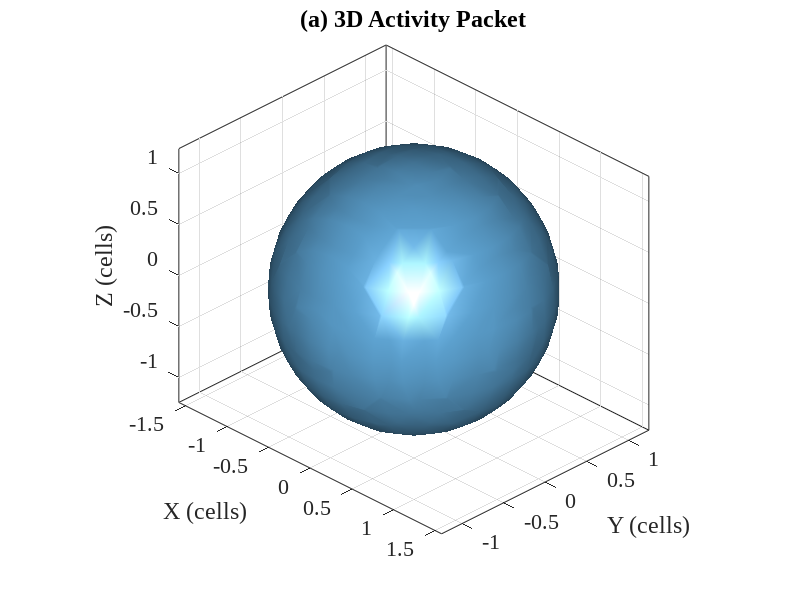
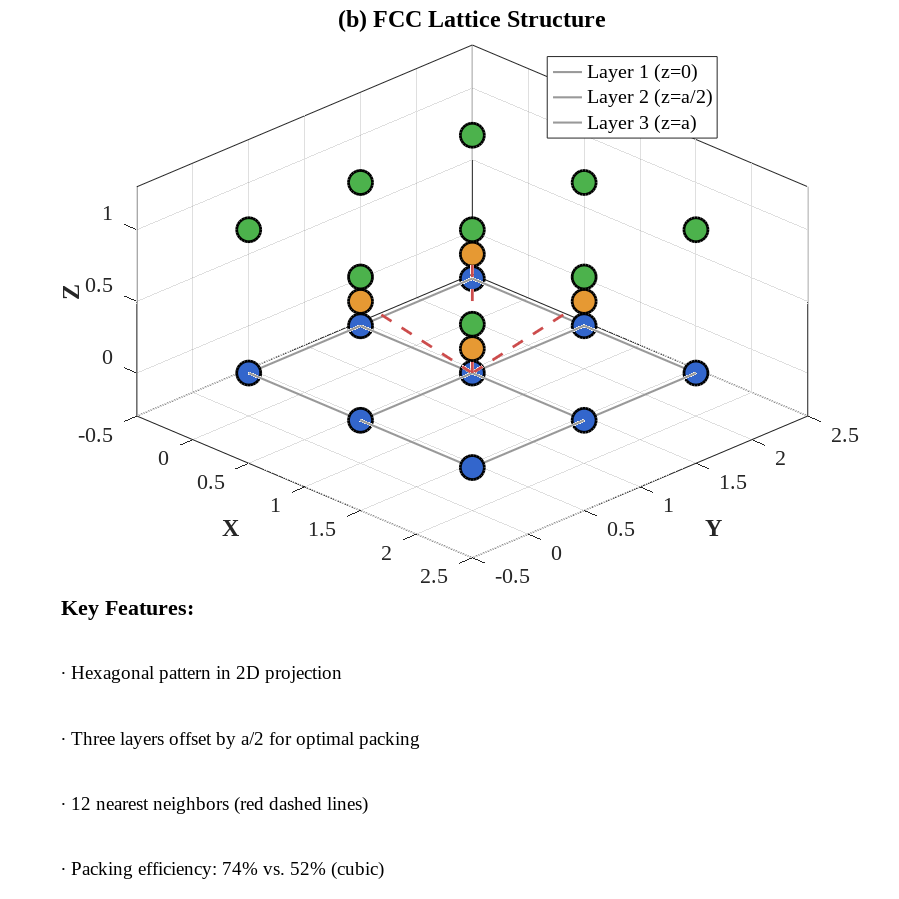
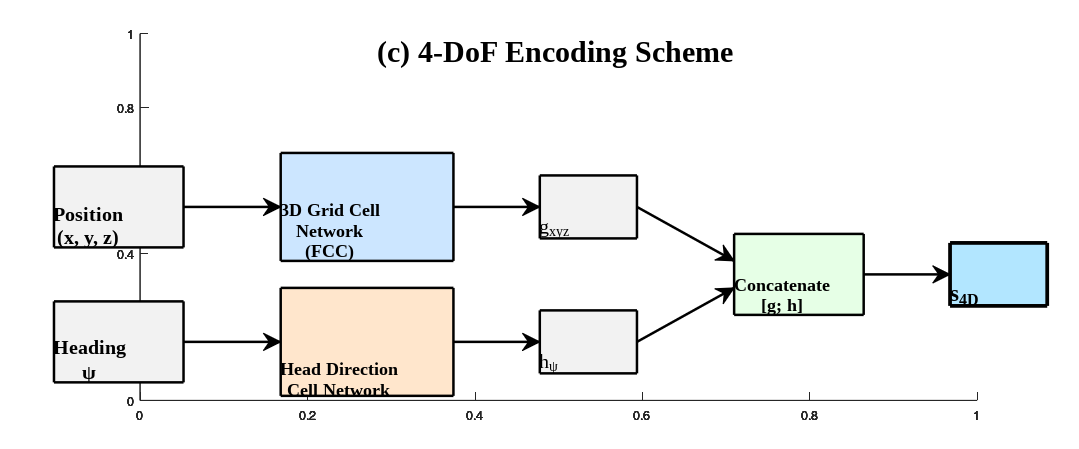

Here is the MATLAB script that generated these plots, in order:
%% 生成Figure 4的三个子图 - 分别独立保存
% 输出路径: E:\Neuro_end\neuro\kbs\kbs_1\fig\
% 文件名: 1.pdf, 2.pdf, 3.pdf

clear; close all;

output_dir = 'E:\Neuro_end\neuro\kbs\kbs_1\fig\';
if ~exist(output_dir, 'dir')
    mkdir(output_dir);
end

%% ========== 子图1: 3D Activity Packet ==========
fprintf('生成子图1: 3D Activity Packet...\n');

fig1 = figure('Position', [100, 100, 800, 600], 'Color', 'w');
set(fig1, 'PaperPositionMode', 'auto');

% 创建3D高斯分布
[X, Y, Z] = meshgrid(-3:0.2:3, -3:0.2:3, -3:0.2:3);
center = [0, 0, 0];
sigma = 0.8;
G = exp(-((X-center(1)).^2 + (Y-center(2)).^2 + (Z-center(3)).^2)/(2*sigma^2));

% 绘制多层等值面
hold on;
levels = [0.3, 0.5, 0.7];
colors = [0.4 0.7 0.9; 0.3 0.6 0.85; 0.2 0.5 0.8];

for i = 1:length(levels)
    p = patch(isosurface(X, Y, Z, G, levels(i)));
    set(p, 'FaceColor', colors(i,:), 'EdgeColor', 'none', ...
        'FaceAlpha', 0.4, 'FaceLighting', 'gouraud');
end

% 坐标轴设置
xlabel('X (cells)', 'FontName', 'Times New Roman', 'FontSize', 18);
ylabel('Y (cells)', 'FontName', 'Times New Roman', 'FontSize', 18);
zlabel('Z (cells)', 'FontName', 'Times New Roman', 'FontSize', 18);
title('(a) 3D Activity Packet', 'FontName', 'Times New Roman', ...
    'FontSize', 24, 'FontWeight', 'bold');

% 添加说明文字
text(0, -3.5, -3.5, 'Gaussian spread: \sigma = 6 cells', ...
    'FontName', 'Times New Roman', 'FontSize', 16, ...
    'HorizontalAlignment', 'center');

grid on;
axis equal;
view(45, 30);
lighting gouraud;
camlight('headlight');
set(gca, 'FontName', 'Times New Roman', 'FontSize', 16);
box on;

% 保存
print(fig1, fullfile(output_dir, '1.pdf'), '-dpdf', '-r300');
fprintf('✓ 子图1保存完成: %s\n', fullfile(output_dir, '1.pdf'));

%% ========== 子图2: FCC Lattice Structure ==========
fprintf('生成子图2: FCC Lattice Structure...\n');

fig2 = figure('Position', [100, 100, 900, 900], 'Color', 'w');
set(fig2, 'PaperPositionMode', 'auto');
set(fig2, 'PaperUnits', 'inches');
set(fig2, 'PaperSize', [9, 9]);

% 创建主绘图区域（上方65%）
ax_main = axes('Position', [0.1, 0.38, 0.85, 0.57]);

% FCC晶格的三层结构 - 使用更清晰的布局
a = 1; % 晶格常数

% 第一层 (z=0) - 深蓝色
layer1_x = [0, a, 2*a, 0, a, 2*a, 0, a, 2*a];
layer1_y = [0, 0, 0, a, a, a, 2*a, 2*a, 2*a];
layer1_z = zeros(size(layer1_x));

% 第二层 (z=a/2) - 橙色（插入到第一层的间隙中）
layer2_x = [a/2, 3*a/2, a/2, 3*a/2];
layer2_y = [a/2, a/2, 3*a/2, 3*a/2];
layer2_z = ones(size(layer2_x)) * a/2;

% 第三层 (z=a) - 绿色（与第一层对齐）
layer3_x = layer1_x;
layer3_y = layer1_y;
layer3_z = ones(size(layer1_x)) * a;

hold(ax_main, 'on');

% 绘制连接线（先画线，后画点，这样点在上层）
line_color = [0.6 0.6 0.6];
line_width = 1.5;

% 层内连接 - Layer 1
for i = 1:length(layer1_x)
    for j = i+1:length(layer1_x)
        dist = sqrt((layer1_x(i)-layer1_x(j))^2 + (layer1_y(i)-layer1_y(j))^2);
        if abs(dist - a) < 0.1
            plot3(ax_main, [layer1_x(i), layer1_x(j)], [layer1_y(i), layer1_y(j)], ...
                [layer1_z(i), layer1_z(j)], 'Color', line_color, 'LineWidth', line_width);
        end
    end
end

% 层间连接 - 展示FCC的12邻居特性
% 选择中心点展示连接
center_idx = 5; % layer1中心点
for j = 1:length(layer2_x)
    dist = sqrt((layer1_x(center_idx)-layer2_x(j))^2 + ...
                (layer1_y(center_idx)-layer2_y(j))^2 + ...
                (layer1_z(center_idx)-layer2_z(j))^2);
    if dist < a*0.9
        plot3(ax_main, [layer1_x(center_idx), layer2_x(j)], ...
            [layer1_y(center_idx), layer2_y(j)], ...
            [layer1_z(center_idx), layer2_z(j)], ...
            'Color', [0.8 0.3 0.3], 'LineWidth', 2, 'LineStyle', '--');
    end
end

% 绘制三层原子（大球体，清晰可见）
scatter3(ax_main, layer1_x, layer1_y, layer1_z, 300, [0.2 0.4 0.8], 'filled', ...
    'MarkerEdgeColor', 'k', 'LineWidth', 2);
scatter3(ax_main, layer2_x, layer2_y, layer2_z, 300, [0.9 0.6 0.2], 'filled', ...
    'MarkerEdgeColor', 'k', 'LineWidth', 2);
scatter3(ax_main, layer3_x, layer3_y, layer3_z, 300, [0.3 0.7 0.3], 'filled', ...
    'MarkerEdgeColor', 'k', 'LineWidth', 2);

% 标注中心原子
plot3(ax_main, layer1_x(center_idx), layer1_y(center_idx), layer1_z(center_idx), ...
    'ro', 'MarkerSize', 15, 'LineWidth', 3);

% 坐标轴设置
xlabel(ax_main, 'X', 'FontName', 'Times New Roman', 'FontSize', 18, 'FontWeight', 'bold');
ylabel(ax_main, 'Y', 'FontName', 'Times New Roman', 'FontSize', 18, 'FontWeight', 'bold');
zlabel(ax_main, 'Z', 'FontName', 'Times New Roman', 'FontSize', 18, 'FontWeight', 'bold');
title(ax_main, '(b) FCC Lattice Structure', 'FontName', 'Times New Roman', ...
    'FontSize', 24, 'FontWeight', 'bold');

% 添加图例（简洁版）
legend(ax_main, {'Layer 1 (z=0)', 'Layer 2 (z=a/2)', 'Layer 3 (z=a)'}, ...
    'FontName', 'Times New Roman', 'FontSize', 16, 'Location', 'northeast', ...
    'Box', 'on');

grid(ax_main, 'on');
axis(ax_main, 'equal');
view(ax_main, 45, 25);
set(ax_main, 'FontName', 'Times New Roman', 'FontSize', 16);
box(ax_main, 'on');
xlim(ax_main, [-0.5, 2.5]);
ylim(ax_main, [-0.5, 2.5]);
zlim(ax_main, [-0.3, 1.3]);

% 添加光照效果
lighting(ax_main, 'gouraud');
camlight(ax_main, 'headlight');

% 文字说明区域（下方33%）
ax_text = axes('Position', [0.05, 0.02, 0.9, 0.33], 'Visible', 'off');
hold(ax_text, 'on');

% 添加说明文字（分行，清晰易读，字号稍小）
text_y = 0.95;
text(ax_text, 0.02, text_y, '\bf{Key Features:}', ...
    'FontName', 'Times New Roman', 'FontSize', 16, ...
    'Units', 'normalized', 'VerticalAlignment', 'top');

text_y = text_y - 0.22;
text(ax_text, 0.02, text_y, '\bullet Hexagonal pattern in 2D projection', ...
    'FontName', 'Times New Roman', 'FontSize', 14, ...
    'Units', 'normalized', 'VerticalAlignment', 'top');

text_y = text_y - 0.22;
text(ax_text, 0.02, text_y, '\bullet Three layers offset by a/2 for optimal packing', ...
    'FontName', 'Times New Roman', 'FontSize', 14, ...
    'Units', 'normalized', 'VerticalAlignment', 'top');

text_y = text_y - 0.22;
text(ax_text, 0.02, text_y, '\bullet 12 nearest neighbors (red dashed lines)', ...
    'FontName', 'Times New Roman', 'FontSize', 14, ...
    'Units', 'normalized', 'VerticalAlignment', 'top');

text_y = text_y - 0.22;
text(ax_text, 0.02, text_y, '\bullet Packing efficiency: 74% vs. 52% (cubic)', ...
    'FontName', 'Times New Roman', 'FontSize', 14, ...
    'Units', 'normalized', 'VerticalAlignment', 'top');

% 保存
print(fig2, fullfile(output_dir, '2.pdf'), '-dpdf', '-r300');
fprintf('✓ 子图2保存完成: %s\n', fullfile(output_dir, '2.pdf'));

%% ========== 子图3: 4-DoF Encoding Scheme ==========
fprintf('生成子图3: 4-DoF Encoding Scheme...\n');

fig3 = figure('Position', [100, 100, 1200, 500], 'Color', 'w');
set(fig3, 'PaperPositionMode', 'auto');
set(fig3, 'PaperUnits', 'inches');
set(fig3, 'PaperSize', [12, 5]);

% 使用annotation绘制流程图（调整位置，留出更多空间）
% 标题
annotation('textbox', [0.35, 0.85, 0.3, 0.12], ...
    'String', '(c) 4-DoF Encoding Scheme', ...
    'FontName', 'Times New Roman', 'FontSize', 24, ...
    'HorizontalAlignment', 'center', 'VerticalAlignment', 'middle', ...
    'EdgeColor', 'none', 'FontWeight', 'bold');

% 输入框 - Position
annotation('rectangle', [0.05, 0.45, 0.12, 0.18], 'LineWidth', 2, ...
    'FaceColor', [0.95 0.95 0.95]);
annotation('textbox', [0.05, 0.45, 0.12, 0.18], ...
    'String', {'Position', '(x, y, z)'}, ...
    'FontName', 'Times New Roman', 'FontSize', 16, ...
    'HorizontalAlignment', 'center', 'VerticalAlignment', 'middle', ...
    'EdgeColor', 'none', 'FontWeight', 'bold');

% 箭头1
annotation('arrow', [0.17, 0.26], [0.54, 0.54], 'LineWidth', 2);

% 3D Grid Cell Network
annotation('rectangle', [0.26, 0.42, 0.16, 0.24], 'LineWidth', 2, ...
    'FaceColor', [0.8 0.9 1]);
annotation('textbox', [0.26, 0.42, 0.16, 0.24], ...
    'String', {'3D Grid Cell', 'Network', '(FCC)'}, ...
    'FontName', 'Times New Roman', 'FontSize', 14, ...
    'HorizontalAlignment', 'center', 'VerticalAlignment', 'middle', ...
    'EdgeColor', 'none', 'FontWeight', 'bold');

% 箭头2
annotation('arrow', [0.42, 0.50], [0.54, 0.54], 'LineWidth', 2);

% g_xyz
annotation('rectangle', [0.50, 0.47, 0.09, 0.14], 'LineWidth', 2, ...
    'FaceColor', [0.95 0.95 0.95]);
annotation('textbox', [0.50, 0.47, 0.09, 0.14], ...
    'String', 'g_{xyz}', ...
    'FontName', 'Times New Roman', 'FontSize', 16, ...
    'HorizontalAlignment', 'center', 'VerticalAlignment', 'middle', ...
    'EdgeColor', 'none', 'Interpreter', 'tex');

% Heading输入
annotation('rectangle', [0.05, 0.15, 0.12, 0.18], 'LineWidth', 2, ...
    'FaceColor', [0.95 0.95 0.95]);
annotation('textbox', [0.05, 0.15, 0.12, 0.18], ...
    'String', {'Heading', '\psi'}, ...
    'FontName', 'Times New Roman', 'FontSize', 16, ...
    'HorizontalAlignment', 'center', 'VerticalAlignment', 'middle', ...
    'EdgeColor', 'none', 'FontWeight', 'bold', 'Interpreter', 'tex');

% 箭头3
annotation('arrow', [0.17, 0.26], [0.24, 0.24], 'LineWidth', 2);

% Head Direction Cell
annotation('rectangle', [0.26, 0.12, 0.16, 0.24], 'LineWidth', 2, ...
    'FaceColor', [1 0.9 0.8]);
annotation('textbox', [0.26, 0.12, 0.16, 0.24], ...
    'String', {'Head Direction', 'Cell Network'}, ...
    'FontName', 'Times New Roman', 'FontSize', 14, ...
    'HorizontalAlignment', 'center', 'VerticalAlignment', 'middle', ...
    'EdgeColor', 'none', 'FontWeight', 'bold');

% 箭头4
annotation('arrow', [0.42, 0.50], [0.24, 0.24], 'LineWidth', 2);

% h_psi
annotation('rectangle', [0.50, 0.17, 0.09, 0.14], 'LineWidth', 2, ...
    'FaceColor', [0.95 0.95 0.95]);
annotation('textbox', [0.50, 0.17, 0.09, 0.14], ...
    'String', 'h_{\psi}', ...
    'FontName', 'Times New Roman', 'FontSize', 16, ...
    'HorizontalAlignment', 'center', 'VerticalAlignment', 'middle', ...
    'EdgeColor', 'none', 'Interpreter', 'tex');

% 合并箭头
annotation('arrow', [0.59, 0.68], [0.54, 0.42], 'LineWidth', 2);
annotation('arrow', [0.59, 0.68], [0.24, 0.36], 'LineWidth', 2);

% Concatenation
annotation('rectangle', [0.68, 0.30, 0.12, 0.18], 'LineWidth', 2, ...
    'FaceColor', [0.9 1 0.9]);
annotation('textbox', [0.68, 0.30, 0.12, 0.18], ...
    'String', {'Concatenate', '[g; h]'}, ...
    'FontName', 'Times New Roman', 'FontSize', 14, ...
    'HorizontalAlignment', 'center', 'VerticalAlignment', 'middle', ...
    'EdgeColor', 'none', 'FontWeight', 'bold');

% 箭头5
annotation('arrow', [0.80, 0.88], [0.39, 0.39], 'LineWidth', 2);

% 输出
annotation('rectangle', [0.88, 0.32, 0.09, 0.14], 'LineWidth', 3, ...
    'FaceColor', [0.7 0.9 1]);
annotation('textbox', [0.88, 0.32, 0.09, 0.14], ...
    'String', 's_{4D}', ...
    'FontName', 'Times New Roman', 'FontSize', 18, ...
    'HorizontalAlignment', 'center', 'VerticalAlignment', 'middle', ...
    'EdgeColor', 'none', 'Interpreter', 'tex', 'FontWeight', 'bold');

% 保存
print(fig3, fullfile(output_dir, '3.pdf'), '-dpdf', '-r300');
fprintf('✓ 子图3保存完成: %s\n', fullfile(output_dir, '3.pdf'));

%% 完成
fprintf('\n========================================\n');
fprintf('✓ 所有子图生成完成！\n');
fprintf('输出目录: %s\n', output_dir);
fprintf('文件列表:\n');
fprintf('  - 1.pdf (3D Activity Packet)\n');
fprintf('  - 2.pdf (FCC Lattice Structure)\n');
fprintf('  - 3.pdf (4-DoF Encoding Scheme)\n');
fprintf('========================================\n');

close all;
